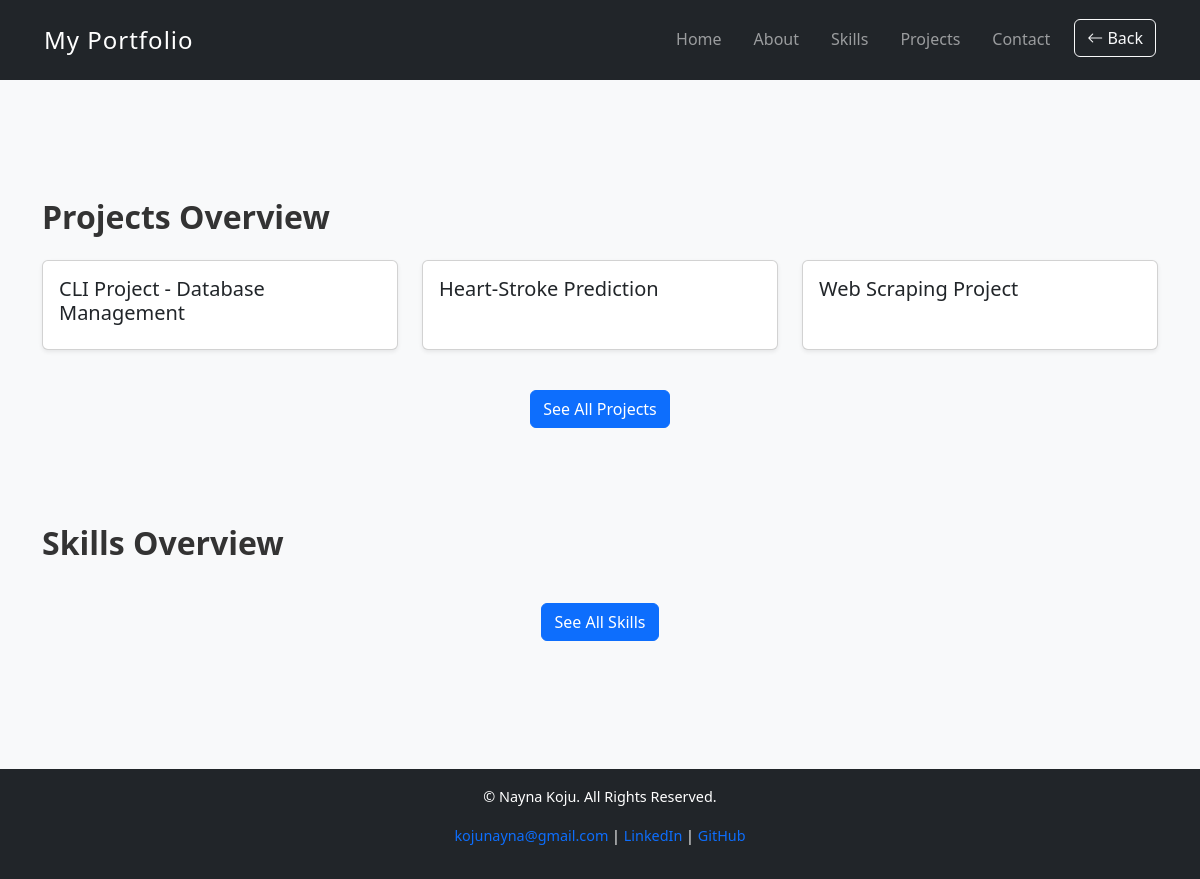
Page /dashboard/ on the earlier database version.
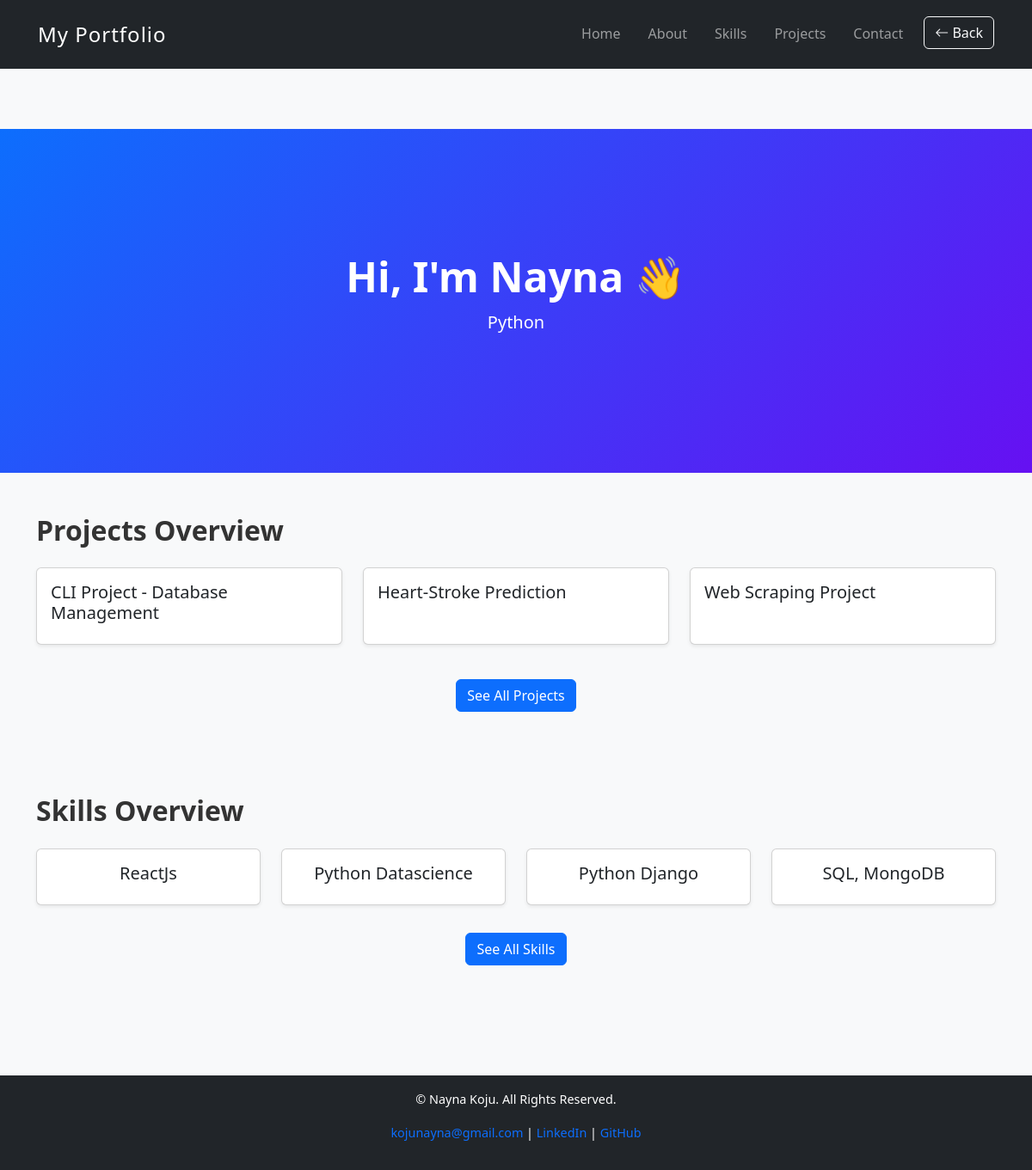
Same page on the later database version.
### myportfolio/models.py (models this page shows, shortened)
class Project(models.Model):
    title = models.CharField(max_length=200)
    description = models.TextField()
    link = models.URLField(blank=True, null=True)  # project link

class Bio(models.Model):
    name = models.CharField(max_length=100)
    title = models.CharField(max_length=200)
    profile_pic=models.ImageField(upload_to="profile_pics/", blank=True, null=True)

class Skill(models.Model):
    name = models.CharField(max_length=100)

### myportfolio/views.py (the view)
# urls.py: path('dashboard/', views.dashboard, name='dashboard'),
def dashboard(request):
    bio = Bio.objects.first()
    projects = Project.objects.all()[:3]  # Show only 3 latest projects as preview
    skills = Skill.objects.all()[:4]      # Show only 4 skills as preview
    context = {
        "bio": bio,
        "projects": projects,
        "skills": skills,
    }
    return render(request, "dashboard.html", context)

### myportfolio/templates/dashboard.html (shortened to what this page needs)
{% extends 'base.html' %}
{% block content %}
<main class="animate-fade-in">
  {% if bio %}
    <header id="hero" class="bg-primary text-white text-center animate-slide-up">
      <div class="container">
        <h1 class="display-4 fw-bold">Hi, I'm {{ bio.name }} 👋</h1>
        <p class="lead">{{ bio.title }}</p>
      </div>
    </header>
  {% endif %}
  <section id="projects-overview" class="py-5">
    <div class="container">
      <h2 class="fw-bold mb-4">Projects Overview</h2>
      <div class="row">
        {% for project in projects %}
          <div class="col-md-4 mb-4">
            <div class="card shadow-sm h-100 animate-slide-up">
              <div class="card-body">
                <h5>{{ project.title }}</h5>
              </div>
            </div>
          </div>
        {% endfor %}
      </div>
      <div class="text-center mt-3">
        <a href="{% url 'projects' %}" class="btn btn-primary">See All Projects</a>
      </div>
    </div>
  </section>
  <section id="skills-overview" class="py-5 bg-light">
    <div class="container">
      <h2 class="fw-bold mb-4">Skills Overview</h2>
      <div class="row">
        {% for skill in skills %}
          <div class="col-md-3 col-sm-6 mb-3">
            <div class="card shadow-sm text-center p-3 animate-slide-up">
              <h5>{{ skill.name }}</h5>
            </div>
          </div>
        {% endfor %}
      </div>
      <div class="text-center mt-3">
        <a href="{% url 'skills' %}" class="btn btn-primary">See All Skills</a>
      </div>
    </div>
  </section>
</main>
{% endblock %}

Differences in the rows shown:
added Bio: name "Nayna", title "Python"
added Skill: name "ReactJs"
added Skill: name "Python Datascience"
added Skill: name "Python Django"
added Skill: name "SQL, MongoDB"
Other differences:
text now shown: "Hi, I'm 👋"
